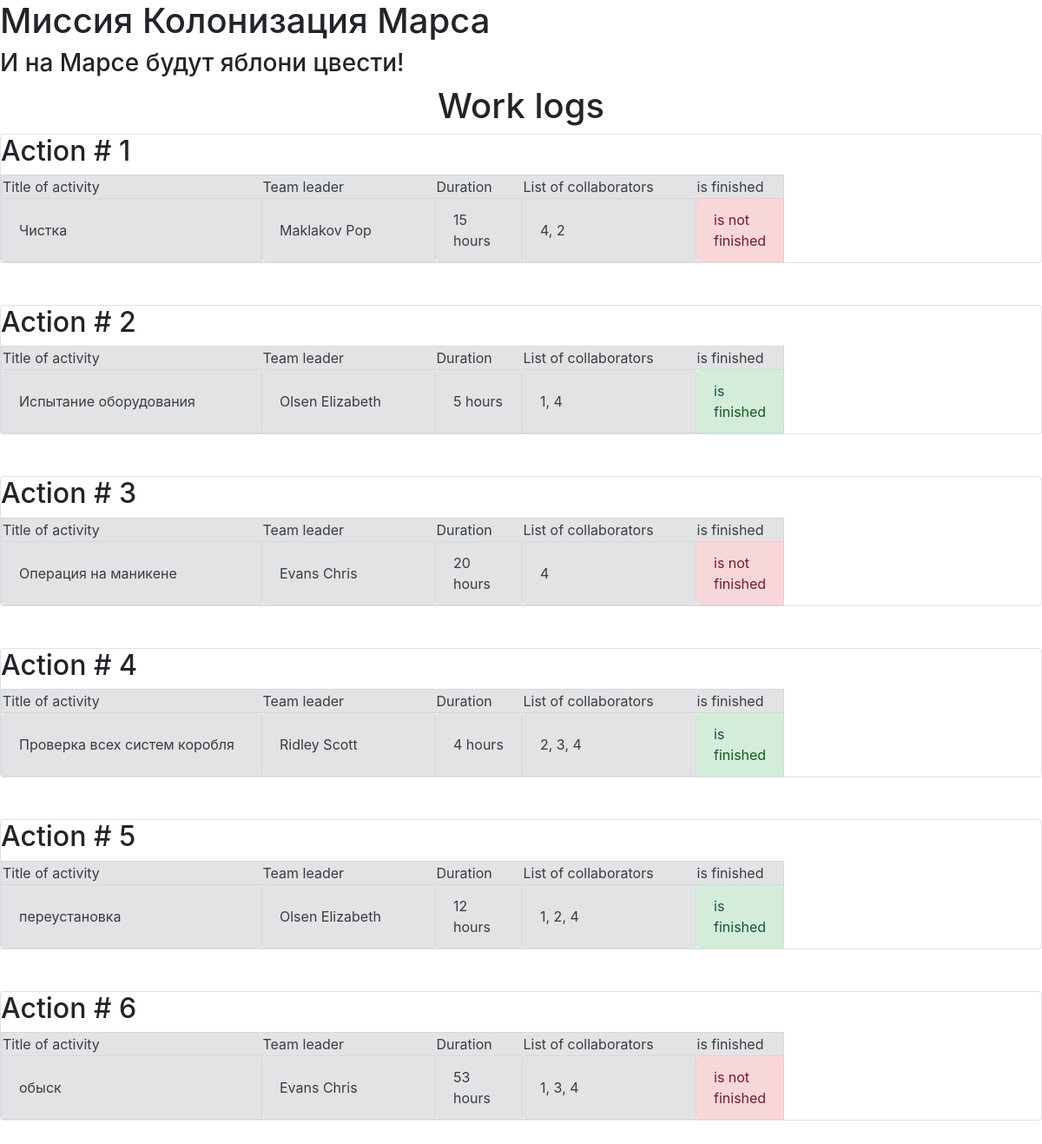
Page /jobs_list on the committed database.
### data/jobs.py (models this page shows, shortened)
class Jobs(SqlAlchemyBase):
    __tablename__ = 'jobs'
    id = sqlalchemy.Column(sqlalchemy.Integer,
                           primary_key=True, autoincrement=True)
    team_leader = sqlalchemy.Column(sqlalchemy.Integer,
                                    sqlalchemy.ForeignKey("users.id"))
    job = sqlalchemy.Column(sqlalchemy.String, nullable=True)
    work_size = sqlalchemy.Column(sqlalchemy.Integer, nullable=True)
    collaborators = sqlalchemy.Column(sqlalchemy.String, nullable=True)
    start_date = sqlalchemy.Column(sqlalchemy.DateTime)
    end_date = sqlalchemy.Column(sqlalchemy.DateTime)
    is_finished = sqlalchemy.Column(sqlalchemy.Boolean)
    user = orm.relation('User')

### data/users.py (models this page shows, shortened)
class User(SqlAlchemyBase):
    __tablename__ = 'users'
    id = sqlalchemy.Column(sqlalchemy.Integer,
                           primary_key=True, autoincrement=True)
    surname = sqlalchemy.Column(sqlalchemy.String, nullable=True)
    name = sqlalchemy.Column(sqlalchemy.String, nullable=True)
    age = sqlalchemy.Column(sqlalchemy.Integer, nullable=True)
    position = sqlalchemy.Column(sqlalchemy.String, nullable=True)
    speciality = sqlalchemy.Column(sqlalchemy.String, nullable=True)
    address = sqlalchemy.Column(sqlalchemy.String, nullable=True)
    email = sqlalchemy.Column(sqlalchemy.String,
                              index=True, unique=True, nullable=True)
    hashed_password = sqlalchemy.Column(sqlalchemy.String, nullable=True)
    modified_date = sqlalchemy.Column(sqlalchemy.DateTime,
                                      default=datetime.datetime.now)

### main.py (the view)
@app.route('/')
@app.route('/jobs_list')
def jobs_list():
    session = db_session.create_session()
    jobs = session.query(Jobs).all()
    return render_template("index.html", jobs=jobs)

### data/db_session.py (called while the page is built)
def create_session() -> Session:
    global __factory
    return __factory()

### templates/index.html
{% extends "base.html" %}
{% block content %}
<h1 align="center">Work logs</h1>
{% for item in jobs%}
<div class="col-md6 border rounded">
    <h2>Action # {{item.id}}</h2>
    <table>
          <tr class="alert alert-secondary" role="alert">
                <td width="300">Title of activity</td>
                <td width="200">Team leader</td>
                <td width="100">Duration</td>
                <td width="200">List of collaborators</td>
                <td width="100">is finished</td>
          </tr>
          <tr>
                <td class="alert alert-secondary" role="alert" width="300">{{ item.job }}</td>
                <td class="alert alert-secondary" role="alert" width="200">{{ item.user.name }} {{ item.user.surname }}</td>
                <td class="alert alert-secondary" role="alert" width="100">{{ item.work_size }} hours</td>
                <td class="alert alert-secondary" role="alert" width="200">{{ item.collaborators }}</td>
                {% if item.is_finished %}
                    <td class="alert alert-success" role="alert" width="100">is finished</td>
                {% else %}
                    <td class="alert alert-danger" role="alert" width="100">is not finished</td>
                {%  endif %}
          </tr>
    </table>
</div>
<br>
<br>
{% endfor %}
{% endblock %}

### templates/base.html (shortened to what this page needs)
<!DOCTYPE html>
<html lang="en">
<head>
    <link rel="stylesheet" href="static/css/style_new_2.css" />
    <link rel="stylesheet"
        href="https://stackpath.bootstrapcdn.com/bootstrap/4.4.1/css/bootstrap.min.css"
>
</head>
<body>
    <h1>Миссия Колонизация Марса</h1>
    <h3>И на Марсе будут яблони цвести!</h3>
    {% block content %}
    {% endblock %}
</body>
</html>

### rows in the picture
Jobs: id "1", job "Чистка", user.name "Maklakov", user.surname "Pop", work_size "15", collaborators "4, 2", is_finished "is not finished"
Jobs: id "2", job "Испытание оборудования", user.name "Olsen", user.surname "Elizabeth", work_size "5", collaborators "1, 4", is_finished "is finished"
Jobs: id "3", job "Операция на маникене", user.name "Evans", user.surname "Chris", work_size "20", collaborators "4", is_finished "is not finished"
Jobs: id "4", job "Проверка всех систем коробля", user.name "Ridley", user.surname "Scott", work_size "4", collaborators "2, 3, 4", is_finished "is finished"
Jobs: id "5", job "переустановка", user.name "Olsen", user.surname "Elizabeth", work_size "12", collaborators "1, 2, 4", is_finished "is finished"
Jobs: id "6", job "обыск", user.name "Evans", user.surname "Chris", work_size "53", collaborators "1, 3, 4", is_finished "is not finished"
